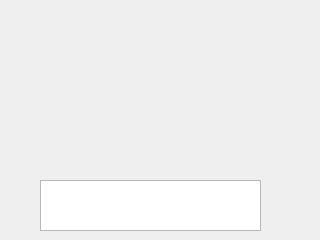
<?xml version="1.0" encoding="UTF-8"?>
<ui version="4.0">
 <class>timeout</class>
 <widget class="QWidget" name="timeout">
  <property name="geometry">
   <rect>
    <x>0</x>
    <y>0</y>
    <width>320</width>
    <height>240</height>
   </rect>
  </property>
  <property name="windowTitle">
   <string>Form</string>
  </property>
  <widget class="QTextEdit" name="textEdit">
   <property name="geometry">
    <rect>
     <x>40</x>
     <y>180</y>
     <width>221</width>
     <height>51</height>
    </rect>
   </property>
   <property name="styleSheet">
    <string notr="true">background-image: url(:/resource/images/Set.png);</string>
   </property>
   <property name="readOnly">
    <bool>true</bool>
   </property>
   <property name="markdown">
    <string>你已经游戏20分钟，休息一下吧

</string>
   </property>
  </widget>
 </widget>
 <resources/>
 <connections/>
</ui>
